Frame 1 (no input): blank canvas, image omitted
Frame 60 (no input): blank canvas, image omitted
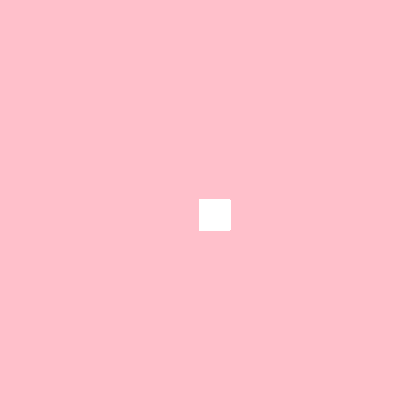
Frame 120 (the mouse pressed at the canvas centre since frame 60)

The p5.js sketch whose frames 1 and 60 were blank and that drew this single picture after the mouse press (run headless with seeded random() and noise() and a simulated clock; from frame 60 on, the mouse is pressed at the canvas centre):

// p5.js sketch
// ── sketch.js
function setup() {
    createCanvas(400, 400);
    background('pink');
  }
  
  function draw() {
    
    stroke('white');
    fill('white');
    //console_log(mouseIsPressed);
    if(mouseIsPressed){ rect (mouseX,mouseY,30,30);}
    
  }
